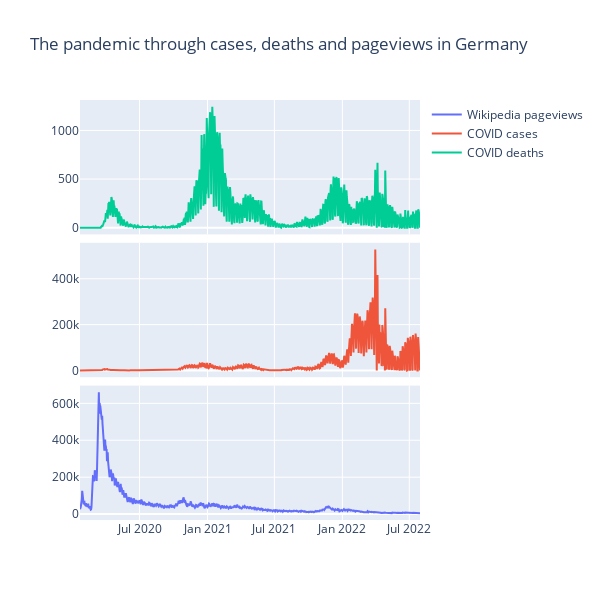

Notebook code for this chart:
### Markdown cell above
## Case study: Germany

### Code cell
covid_plot('Germany', deaths, cases, pageviews)

### Figure 1 — Plotly figure (JSON) as saved in the notebook; plotly's stock layout.template omitted (floating-point values rounded to 4 significant figures; data arrays with more than 128 entries replaced by an {"elided": "..."} marker saying what was removed)
{"data": [{"name": "Wikipedia pageviews", "type": "scatter", "x": {"elided": "921 str values"}, "xaxis": "x3", "y": {"elided": "921 int values"}, "yaxis": "y3"}, {"name": "COVID cases", "type": "scatter", "x": {"elided": "921 str values"}, "xaxis": "x2", "y": {"elided": "921 float values"}, "yaxis": "y2"}, {"name": "COVID deaths", "type": "scatter", "x": {"elided": "921 str values"}, "xaxis": "x", "y": {"elided": "921 int values"}, "yaxis": "y"}], "layout": {"height": 600, "title": {"text": "The pandemic through cases, deaths and pageviews in Germany"}, "width": 600, "xaxis": {"anchor": "y", "domain": [0, 1], "matches": "x3", "showticklabels": false}, "xaxis2": {"anchor": "y2", "domain": [0, 1], "matches": "x3", "showticklabels": false}, "xaxis3": {"anchor": "y3", "domain": [0, 1]}, "yaxis": {"anchor": "x", "domain": [0.68, 1]}, "yaxis2": {"anchor": "x2", "domain": [0.34, 0.66]}, "yaxis3": {"anchor": "x3", "domain": [0, 0.32]}}}
